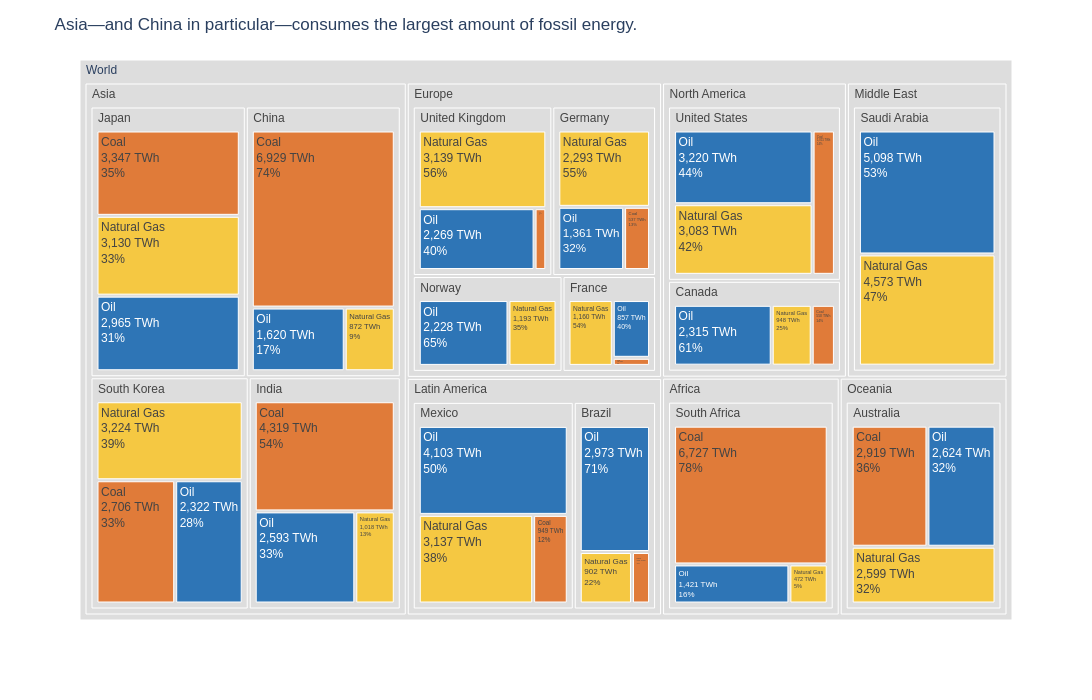

The cell this chart's notebook holds for it:
### Markdown cell above
## Task 1 — Treemap: fossil fuel dependency by country

**What to build:** A treemap showing **fossil fuel TWh only**, broken down by Region → Country → Source (Coal / Oil / Natural Gas).

**Requirements:**
- Filter to fossil sources only before plotting
- Use `path=['Region', 'Country', 'Source']` for the hierarchy
- Colour encodes the fossil source type (Coal / Oil / Natural Gas) with a CVD-safe palette
- Show TWh values in labels — no percentages
- Grey out parent nodes (Region and Country level)
- Insight title naming which region or country is most fossil-dependent

> 💡 `df.loc[df['Source_Type'] == 'Fossil']`

### Code cell
# Task 1
# YOUR CODE HERE
df_fossil = df.loc[df['Source_Type'] == 'Fossil']

color_discrete_mapping = {
    'Coal':     '#E07B39',
    'Oil': '#2E75B6',
    'Natural Gas':  '#F5C842',  
}

fig = px.treemap(
    df_fossil,
    path=[px.Constant('World'), 'Region', 'Country', 'Source'],
    values='TWh',
    color='Source',
    color_discrete_map=color_discrete_mapping,
    labels={'Source': 'Energy type', 'TWh': 'Energy (TWh)'},
    height=700, width=1100,
    template='plotly_white'
)

fig.update_traces(
    texttemplate='%{label}<br>%{value:,.0f} TWh<br>%{percentParent:.0%}',
    hovertemplate='<b>%{label}</b><br>%{value:,.0f} TWh<br>%{percentParent:.1%} of %{parent}<extra></extra>',
    root_color='white',
)

fig.update_layout(
    title='Asia—and China in particular—consumes the largest amount of fossil energy.',
    font=dict(family='Arial', size=12),
)

fig.data[0].marker.colors = [
    c if c in color_discrete_mapping.values() else '#DDDDDD'
    for c in fig.data[0].marker.colors
]

fig.show()

### Figure 1 — Plotly figure (JSON) as saved in the notebook; plotly's stock layout.template omitted (floating-point values rounded to 4 significant figures)
{"data": [{"branchvalues": "total", "customdata": [["(?)"], ["(?)"], ["(?)"], ["(?)"], ["(?)"], ["(?)"], ["(?)"], ["(?)"], ["(?)"], ["(?)"], ["(?)"], ["(?)"], ["(?)"], ["(?)"], ["(?)"], ["(?)"], ["(?)"], ["(?)"], ["(?)"], ["(?)"], ["(?)"], ["(?)"], ["(?)"], ["Coal"], ["Coal"], ["Coal"], ["Coal"], ["Coal"], ["Coal"], ["Coal"], ["Coal"], ["Coal"], ["Coal"], ["Coal"], ["Coal"], ["Coal"], ["Natural Gas"], ["Natural Gas"], ["Natural Gas"], ["Natural Gas"], ["Natural Gas"], ["Natural Gas"], ["Natural Gas"], ["Natural Gas"], ["Natural Gas"], ["Natural Gas"], ["Natural Gas"], ["Natural Gas"], ["Natural Gas"], ["Natural Gas"], ["Natural Gas"], ["Oil"], ["Oil"], ["Oil"], ["Oil"], ["Oil"], ["Oil"], ["Oil"], ["Oil"], ["Oil"], ["Oil"], ["Oil"], ["Oil"], ["Oil"], ["Oil"], ["Oil"]], "domain": {"x": [0, 1], "y": [0, 1]}, "hovertemplate": "<b>%{label}</b><br>%{value:,.0f} TWh<br>%{percentParent:.1%} of %{parent}<extra></extra>", "ids": ["World", "World/North America/United States", "World/Asia/China", "World/Europe/Germany", "World/Europe/France", "World/Europe/United Kingdom", "World/Asia/India", "World/Latin America/Brazil", "World/Oceania/Australia", "World/Africa", "World/Asia/South Korea", "World/Asia/Japan", "World/Middle East/Saudi Arabia", "World/Africa/South Africa", "World/North America/Canada", "World/Latin America/Mexico", "World/North America", "World/Asia", "World/Europe", "World/Latin America", "World/Oceania", "World/Middle East", "World/Europe/Norway", "World/Latin America/Mexico/Coal", "World/North America/Canada/Coal", "World/Africa/South Africa/Coal", "World/Asia/South Korea/Coal", "World/North America/United States/Coal", "World/Latin America/Brazil/Coal", "World/Europe/France/Coal", "World/Asia/India/Coal", "World/Asia/Japan/Coal", "World/Asia/China/Coal", "World/Oceania/Australia/Coal", "World/Europe/United Kingdom/Coal", "World/Europe/Germany/Coal", "World/Europe/United Kingdom/Natural Gas", "World/Europe/Germany/Natural Gas", "World/Asia/India/Natural Gas", "World/Asia/Japan/Natural Gas", "World/Latin America/Brazil/Natural Gas", "World/Latin America/Mexico/Natural Gas", "World/Asia/China/Natural Gas", "World/Oceania/Australia/Natural Gas", "World/Africa/South Africa/Natural Gas", "World/Middle East/Saudi Arabia/Natural Gas", "World/North America/United States/Natural Gas", "World/Europe/Norway/Natural Gas", "World/Asia/South Korea/Natural Gas", "World/North America/Canada/Natural Gas", "World/Europe/France/Natural Gas", "World/Asia/China/Oil", "World/Europe/Germany/Oil", "World/North America/United States/Oil", "World/Asia/South Korea/Oil", "World/Europe/United Kingdom/Oil", "World/Asia/India/Oil", "World/Latin America/Brazil/Oil", "World/Latin America/Mexico/Oil", "World/Oceania/Australia/Oil", "World/North America/Canada/Oil", "World/Africa/South Africa/Oil", "World/Asia/Japan/Oil", "World/Europe/Norway/Oil", "World/Europe/France/Oil", "World/Middle East/Saudi Arabia/Oil"], "labels": ["World", "United States", "China", "Germany", "France", "United Kingdom", "India", "Brazil", "Australia", "Africa", "South Korea", "Japan", "Saudi Arabia", "South Africa", "Canada", "Mexico", "North America", "Asia", "Europe", "Latin America", "Oceania", "Middle East", "Norway", "Coal", "Coal", "Coal", "Coal", "Coal", "Coal", "Coal", "Coal", "Coal", "Coal", "Coal", "Coal", "Coal", "Natural Gas", "Natural Gas", "Natural Gas", "Natural Gas", "Natural Gas", "Natural Gas", "Natural Gas", "Natural Gas", "Natural Gas", "Natural Gas", "Natural Gas", "Natural Gas", "Natural Gas", "Natural Gas", "Natural Gas", "Oil", "Oil", "Oil", "Oil", "Oil", "Oil", "Oil", "Oil", "Oil", "Oil", "Oil", "Oil", "Oil", "Oil", "Oil"], "marker": {"colors": ["#DDDDDD", "#DDDDDD", "#DDDDDD", "#DDDDDD", "#DDDDDD", "#DDDDDD", "#DDDDDD", "#DDDDDD", "#DDDDDD", "#DDDDDD", "#DDDDDD", "#DDDDDD", "#DDDDDD", "#DDDDDD", "#DDDDDD", "#DDDDDD", "#DDDDDD", "#DDDDDD", "#DDDDDD", "#DDDDDD", "#DDDDDD", "#DDDDDD", "#DDDDDD", "#E07B39", "#E07B39", "#E07B39", "#E07B39", "#E07B39", "#E07B39", "#E07B39", "#E07B39", "#E07B39", "#E07B39", "#E07B39", "#E07B39", "#E07B39", "#F5C842", "#F5C842", "#F5C842", "#F5C842", "#F5C842", "#F5C842", "#F5C842", "#F5C842", "#F5C842", "#F5C842", "#F5C842", "#F5C842", "#F5C842", "#F5C842", "#F5C842", "#2E75B6", "#2E75B6", "#2E75B6", "#2E75B6", "#2E75B6", "#2E75B6", "#2E75B6", "#2E75B6", "#2E75B6", "#2E75B6", "#2E75B6", "#2E75B6", "#2E75B6", "#2E75B6", "#2E75B6"]}, "name": "", "parents": ["", "World/North America", "World/Asia", "World/Europe", "World/Europe", "World/Europe", "World/Asia", "World/Latin America", "World/Oceania", "World", "World/Asia", "World/Asia", "World/Middle East", "World/Africa", "World/North America", "World/Latin America", "World", "World", "World", "World", "World", "World", "World/Europe", "World/Latin America/Mexico", "World/North America/Canada", "World/Africa/South Africa", "World/Asia/South Korea", "World/North America/United States", "World/Latin America/Brazil", "World/Europe/France", "World/Asia/India", "World/Asia/Japan", "World/Asia/China", "World/Oceania/Australia", "World/Europe/United Kingdom", "World/Europe/Germany", "World/Europe/United Kingdom", "World/Europe/Germany", "World/Asia/India", "World/Asia/Japan", "World/Latin America/Brazil", "World/Latin America/Mexico", "World/Asia/China", "World/Oceania/Australia", "World/Africa/South Africa", "World/Middle East/Saudi Arabia", "World/North America/United States", "World/Europe/Norway", "World/Asia/South Korea", "World/North America/Canada", "World/Europe/France", "World/Asia/China", "World/Europe/Germany", "World/North America/United States", "World/Asia/South Korea", "World/Europe/United Kingdom", "World/Asia/India", "World/Latin America/Brazil", "World/Latin America/Mexico", "World/Oceania/Australia", "World/North America/Canada", "World/Africa/South Africa", "World/Asia/Japan", "World/Europe/Norway", "World/Europe/France", "World/Middle East/Saudi Arabia"], "root": {"color": "white"}, "texttemplate": "%{label}<br>%{value:,.0f} TWh<br>%{percentParent:.0%}", "type": "treemap", "values": [100400.0, 7318.0, 9421.0, 4191.0, 2137.0, 5638.0, 7930.0, 4187.0, 8142.0, 8620.0, 8252.0, 9442.0, 9671.0, 8620.0, 3813.0, 8189.0, 11130.0, 35050.0, 15390.0, 12380.0, 8142.0, 9671.0, 3421.0, 949.0, 550.0, 6727.0, 2706.0, 1015.0, 312.0, 120.0, 4319.0, 3347.0, 6929.0, 2919.0, 230.0, 537.0, 3139.0, 2293.0, 1018.0, 3130.0, 902.0, 3137.0, 872.0, 2599.0, 472.0, 4573.0, 3083.0, 1193.0, 3224.0, 948.0, 1160.0, 1620.0, 1361.0, 3220.0, 2322.0, 2269.0, 2593.0, 2973.0, 4103.0, 2624.0, 2315.0, 1421.0, 2965.0, 2228.0, 857.0, 5098.0]}], "layout": {"font": {"family": "Arial", "size": 12}, "height": 700, "legend": {"tracegroupgap": 0}, "margin": {"t": 60}, "title": {"text": "Asia—and China in particular—consumes the largest amount of fossil energy."}, "width": 1100}}
